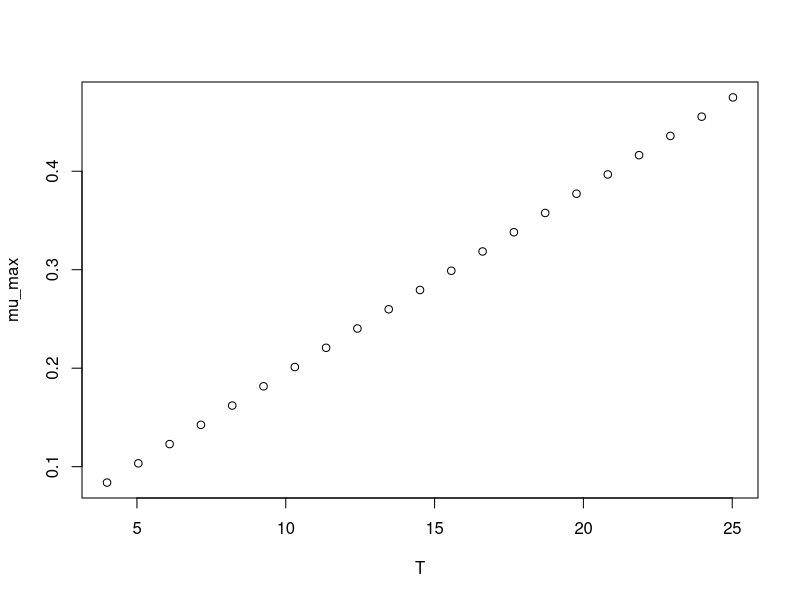

The R source for this figure:
#############################
# start of Parameter script
#############################
T <- seq(3.996003996004,25.025,length.out=21)
#############################
# end of Parameter script
#############################
############################# 
# start of Model script Gropin ID 494 
#############################
 
# constant coefficients for this model
 
variables <- data.frame(T)
argumentsPar <- expand.grid(variables)
 
# heart of the model
response_surface <- function(T) {
   mumax <-0.0186*(T+0.5108)

return(mumax=mumax)
} 

# output parameters
mumax <- cbind(argumentsPar,response_surface(argumentsPar['T']))
colnames(mumax) <- c(colnames(argumentsPar),'mumax')
#############################
# End of Model script
#############################
############################# 
# start of Visualisation script Gropin ID 494 
#############################
plot(T,mumax$mumax,
                          xlab='T',
                          ylab='mu_max')
#############################
# End of Visualisation script
#############################
